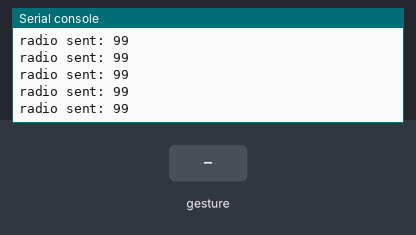
The program below on a simulated BBC micro:bit (MakeCode). Shown: the last lines printed to the serial console. The test bench sets the inputs (shaded band). No radio messages arrive unless stated (any console line starting 'radio sent:' is added by the test bench); a tilt is held for 1.5 s and a shake lasts 1 s, then the board lies face up again.

Above: at 1.2 s.
1.3 s: gesture 'logo up'
At 2.1 s:
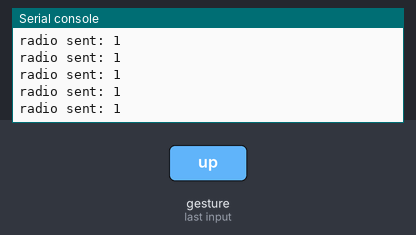
2.8 s: gesture 'logo down'
At 3.5 s:
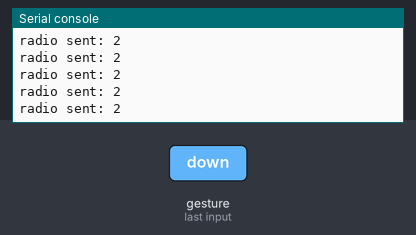
Timing chart, 0 to 5.8 s (numbered marks = the images above; inputs shaded):
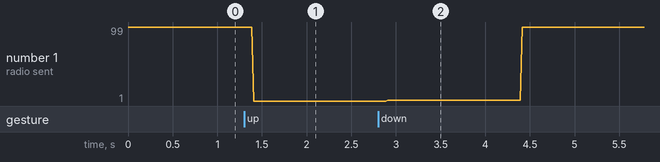

Measured:
- after the input at 1.3 s, the serial console: prints a new line after 0.11 s (image 1)
- after the input at 2.8 s, the serial console: prints a new line after 0.11 s (image 2)
- plotted number 1: 99 → 1 after the input at 1.3 s

The program:

main.ts
```typescript
radio.setGroup(67)
basic.forever(function () {
    if (input.isGesture(Gesture.LogoUp)) {
        radio.sendNumber(1)
    } else if (input.isGesture(Gesture.LogoDown)) {
        radio.sendNumber(2)
    } else if (input.isGesture(Gesture.TiltRight)) {
        radio.sendNumber(3)
    } else if (input.isGesture(Gesture.TiltLeft)) {
        radio.sendNumber(4)
    } else {
        radio.sendNumber(99)
    }
})
```

test.ts
```typescript
// 在這裡測試；當此封包作為擴充功能時，將不會編譯此內容。
```
